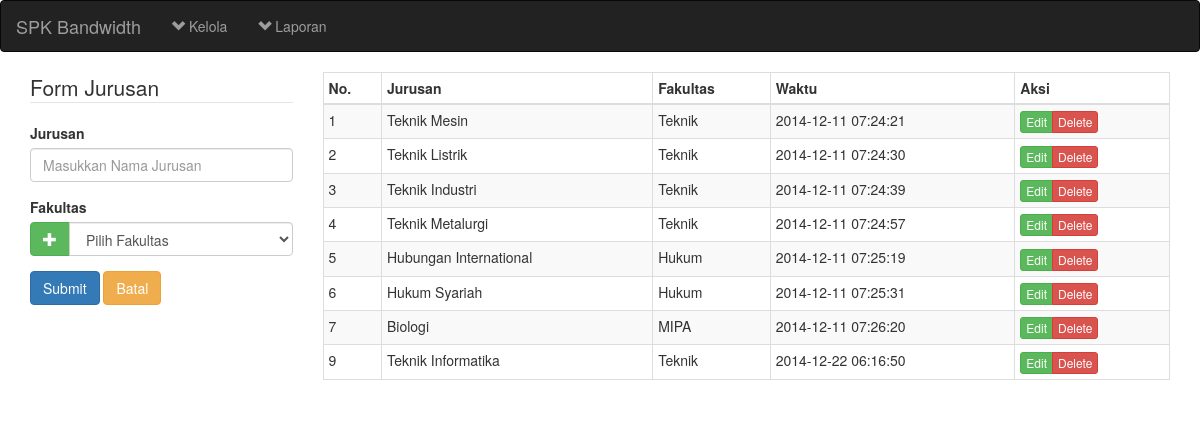
The page /fuzzy-bandwidth/jurusan.php on the database its author committed.
### tables this page shows
CREATE TABLE `jurusan` (
  `jurusan_id` int(11) NOT NULL AUTO_INCREMENT,
  `jurusan` varchar(100) NOT NULL DEFAULT '0',
  `fakultas_id` int(11) NOT NULL DEFAULT '0',
  `datetime` datetime NOT NULL DEFAULT CURRENT_TIMESTAMP ON UPDATE CURRENT_TIMESTAMP,
  PRIMARY KEY (`jurusan_id`)
);

CREATE TABLE `fakultas` (
  `fakultas_id` int(11) NOT NULL AUTO_INCREMENT,
  `fakultas` varchar(150) NOT NULL DEFAULT '0',
  `datetime` datetime NOT NULL DEFAULT CURRENT_TIMESTAMP ON UPDATE CURRENT_TIMESTAMP,
  PRIMARY KEY (`fakultas_id`)
);

### fuzzy-bandwidth/jurusan.php (called while the page is built, shortened)
<?php include('header.php'); ?>
<?php include('content-jurusan.php'); ?>
<?php include('footer.php'); ?>

### fuzzy-bandwidth/list-jurusan.php (the view, shortened to what this page needs)
<?php
$sql="select a.jurusan_id,a.jurusan,b.fakultas,a.datetime from jurusan a left join fakultas b on a.fakultas_id=b.fakultas_id";
$result=mysql_query($sql)or die('Maaf, Query Jurusan Salah');
function show_rule($show){
	global $result;
	if($result==true){
		while($row=mysql_fetch_array($result)):
			?>
				<tr>
					<td><?php echo $row['jurusan_id'] ?></td>
					<td><?php echo $row['jurusan'] ?></td>
					<td><?php echo $row['fakultas'] ?></td>
					<td><?php echo $row['datetime'] ?></td>
				<?php
					switch ($show) {
						case 'all':
							?>
							<td><div class="btn-group">
								<a href="proses.php?form=jurusan&a=edit&id=<?php echo $row['jurusan_id'] ?>" class="btn btn-xs btn-success">Edit</a>
								<a href="proses.php?form=jurusan&a=delete&id=<?php echo $row['jurusan_id'] ?>" class="btn btn-xs btn-danger">Delete</a>
							</div></td>
							<?php
							break;
							?>
							<?php
					}
				?>
				</tr>
			<?php
		endwhile;
	}
}
?>

### rows shown on the page
jurusan: jurusan_id "1", jurusan "Teknik Mesin", fakultas.fakultas "Teknik", datetime "2014-12-11 07:24:21"
jurusan: jurusan_id "2", jurusan "Teknik Listrik", fakultas.fakultas "Teknik", datetime "2014-12-11 07:24:30"
jurusan: jurusan_id "3", jurusan "Teknik Industri", fakultas.fakultas "Teknik", datetime "2014-12-11 07:24:39"
jurusan: jurusan_id "4", jurusan "Teknik Metalurgi", fakultas.fakultas "Teknik", datetime "2014-12-11 07:24:57"
jurusan: jurusan_id "5", jurusan "Hubungan International", fakultas.fakultas "Hukum", datetime "2014-12-11 07:25:19"
jurusan: jurusan_id "6", jurusan "Hukum Syariah", fakultas.fakultas "Hukum", datetime "2014-12-11 07:25:31"
jurusan: jurusan_id "7", jurusan "Biologi", fakultas.fakultas "MIPA", datetime "2014-12-11 07:26:20"
jurusan: jurusan_id "9", jurusan "Teknik Informatika", fakultas.fakultas "Teknik", datetime "2014-12-22 06:16:50"
